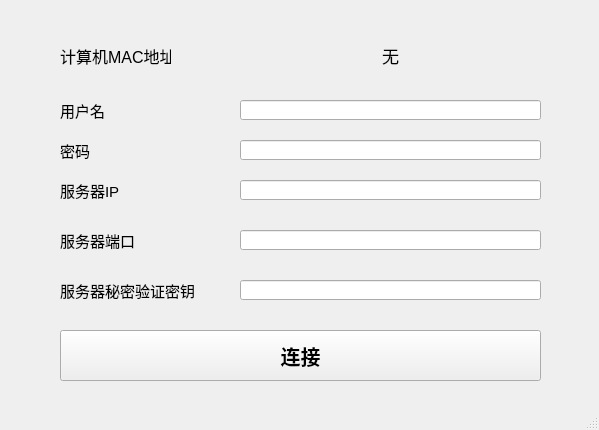
<?xml version="1.0" encoding="UTF-8"?>
<ui version="4.0">
 <class>MainWindow</class>
 <widget class="QMainWindow" name="MainWindow">
  <property name="geometry">
   <rect>
    <x>0</x>
    <y>0</y>
    <width>599</width>
    <height>430</height>
   </rect>
  </property>
  <property name="windowTitle">
   <string>MainWindow</string>
  </property>
  <widget class="QWidget" name="centralwidget">
   <widget class="QLabel" name="label">
    <property name="geometry">
     <rect>
      <x>60</x>
      <y>180</y>
      <width>71</width>
      <height>21</height>
     </rect>
    </property>
    <property name="font">
     <font>
      <pointsize>11</pointsize>
     </font>
    </property>
    <property name="text">
     <string>服务器IP</string>
    </property>
   </widget>
   <widget class="QLabel" name="label_2">
    <property name="geometry">
     <rect>
      <x>60</x>
      <y>230</y>
      <width>141</width>
      <height>21</height>
     </rect>
    </property>
    <property name="font">
     <font>
      <pointsize>11</pointsize>
     </font>
    </property>
    <property name="text">
     <string>服务器端口</string>
    </property>
   </widget>
   <widget class="QLabel" name="label_3">
    <property name="geometry">
     <rect>
      <x>60</x>
      <y>280</y>
      <width>171</width>
      <height>21</height>
     </rect>
    </property>
    <property name="font">
     <font>
      <pointsize>11</pointsize>
     </font>
    </property>
    <property name="text">
     <string>服务器秘密验证密钥</string>
    </property>
   </widget>
   <widget class="QLineEdit" name="lineEdit">
    <property name="geometry">
     <rect>
      <x>240</x>
      <y>180</y>
      <width>301</width>
      <height>20</height>
     </rect>
    </property>
    <property name="font">
     <font>
      <pointsize>10</pointsize>
     </font>
    </property>
   </widget>
   <widget class="QLineEdit" name="lineEdit_2">
    <property name="geometry">
     <rect>
      <x>240</x>
      <y>280</y>
      <width>301</width>
      <height>20</height>
     </rect>
    </property>
    <property name="font">
     <font>
      <pointsize>10</pointsize>
     </font>
    </property>
   </widget>
   <widget class="QLineEdit" name="lineEdit_3">
    <property name="geometry">
     <rect>
      <x>240</x>
      <y>230</y>
      <width>301</width>
      <height>20</height>
     </rect>
    </property>
    <property name="font">
     <font>
      <pointsize>10</pointsize>
     </font>
    </property>
   </widget>
   <widget class="QPushButton" name="pushButton">
    <property name="geometry">
     <rect>
      <x>60</x>
      <y>330</y>
      <width>481</width>
      <height>51</height>
     </rect>
    </property>
    <property name="font">
     <font>
      <family>Arial Black</family>
      <pointsize>15</pointsize>
      <weight>75</weight>
      <italic>false</italic>
      <bold>true</bold>
      <underline>false</underline>
      <kerning>true</kerning>
     </font>
    </property>
    <property name="text">
     <string>连接</string>
    </property>
   </widget>
   <widget class="QLineEdit" name="lineEdit_4">
    <property name="geometry">
     <rect>
      <x>240</x>
      <y>140</y>
      <width>301</width>
      <height>20</height>
     </rect>
    </property>
    <property name="font">
     <font>
      <pointsize>10</pointsize>
     </font>
    </property>
   </widget>
   <widget class="QLineEdit" name="lineEdit_5">
    <property name="geometry">
     <rect>
      <x>240</x>
      <y>100</y>
      <width>301</width>
      <height>20</height>
     </rect>
    </property>
    <property name="font">
     <font>
      <pointsize>10</pointsize>
     </font>
    </property>
   </widget>
   <widget class="QLabel" name="userinput">
    <property name="geometry">
     <rect>
      <x>60</x>
      <y>100</y>
      <width>71</width>
      <height>21</height>
     </rect>
    </property>
    <property name="font">
     <font>
      <pointsize>11</pointsize>
     </font>
    </property>
    <property name="text">
     <string>用户名</string>
    </property>
   </widget>
   <widget class="QLabel" name="passinput">
    <property name="geometry">
     <rect>
      <x>60</x>
      <y>140</y>
      <width>71</width>
      <height>21</height>
     </rect>
    </property>
    <property name="font">
     <font>
      <pointsize>11</pointsize>
     </font>
    </property>
    <property name="text">
     <string>密码</string>
    </property>
   </widget>
   <widget class="QLabel" name="label_4">
    <property name="geometry">
     <rect>
      <x>60</x>
      <y>40</y>
      <width>111</width>
      <height>31</height>
     </rect>
    </property>
    <property name="font">
     <font>
      <pointsize>12</pointsize>
      <stylestrategy>PreferDefault</stylestrategy>
     </font>
    </property>
    <property name="text">
     <string>计算机MAC地址</string>
    </property>
   </widget>
   <widget class="QLabel" name="MacGoesHere">
    <property name="geometry">
     <rect>
      <x>240</x>
      <y>40</y>
      <width>301</width>
      <height>31</height>
     </rect>
    </property>
    <property name="font">
     <font>
      <pointsize>13</pointsize>
     </font>
    </property>
    <property name="layoutDirection">
     <enum>Qt::LeftToRight</enum>
    </property>
    <property name="autoFillBackground">
     <bool>false</bool>
    </property>
    <property name="text">
     <string>无</string>
    </property>
    <property name="alignment">
     <set>Qt::AlignCenter</set>
    </property>
   </widget>
  </widget>
  <widget class="QMenuBar" name="menubar">
   <property name="geometry">
    <rect>
     <x>0</x>
     <y>0</y>
     <width>599</width>
     <height>23</height>
    </rect>
   </property>
  </widget>
  <widget class="QStatusBar" name="statusbar"/>
 </widget>
 <resources/>
 <connections/>
</ui>
